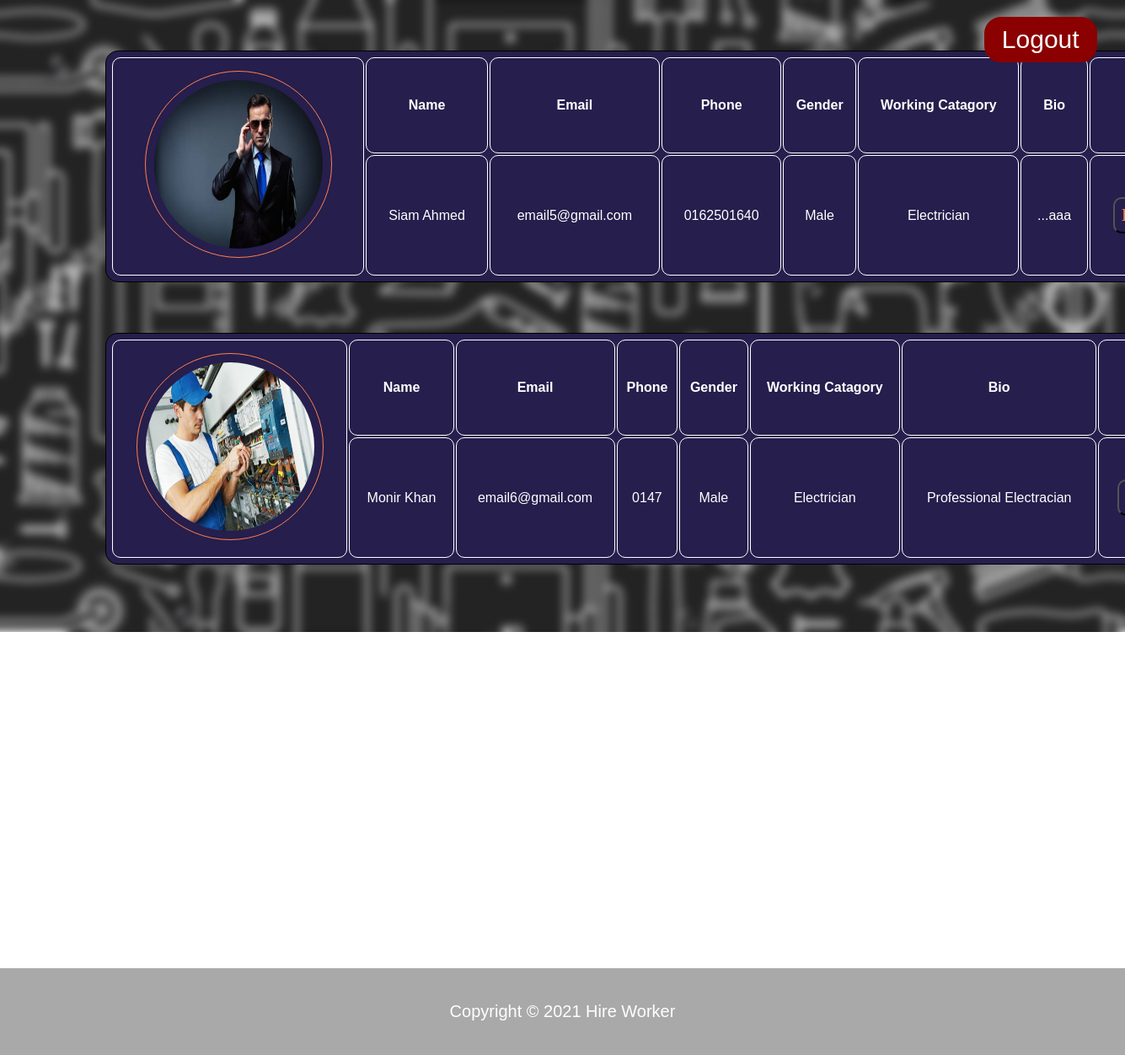
Page /pages/AfterLogin/CustomerInterface/electrician.php (signed in) on the committed database.
### tables this page shows
CREATE TABLE `worker` (
  `UserID` varchar(20) NOT NULL,
  `Password` varchar(100) NOT NULL,
  `First Name` varchar(25) NOT NULL,
  `Last Name` varchar(25) NOT NULL,
  `Email` varchar(30) NOT NULL,
  `Phone` varchar(25) NOT NULL,
  `Gender` varchar(20) NOT NULL,
  `WorkingCatagory` varchar(20) NOT NULL
);

CREATE TABLE `images` (
  `UserID` varchar(20) NOT NULL,
  `WorkingCatagory` varchar(20) NOT NULL,
  `image` varchar(200) NOT NULL,
  `text` text NOT NULL
);

### pages/AfterLogin/CustomerInterface/electrician.php (the view, shortened to what this page needs)
<?php
require_once'checkfunction.php';
require_once 'connection.php';
if (!$connection){
die('Connect Error:'. mysqli_connect_error());
}
else{
    if(isset($_SESSION['id'])){
    $sql="Select * from worker w, images e where w.UserID = e.UserID AND w.WorkingCatagory like '%Electrician%'" ;
    $result=mysqli_query($connection,$sql);
    }
}
?>
<!DOCTYPE html>
<html>
    <head>
        <head>
    <link rel="stylesheet" type="text/css" href="../../../css/Style.css">
</head>
    </head>
<body style="background: url(../../../images/Catback.jpg); background-repeat: no-repeat; background-size: 100%; background-attachment: fixed; " >
    <?php
        while($rows=mysqli_fetch_array($result))
        {
    ?>
         <table class="table">
        <tr>
            <th rowspan="2"><?php echo "<img src='../../Signups/{$rows['image']}' id= 'profilepic'/>" ?></td>
            <th> Name </th>
            <th> Email </th>
            <th> Phone </th>
            <th> Gender </th>
            <th> Working Catagory </th>
            <th> Bio</th>
            <th> Contact </th>
        </tr>
            <tr>
                <td><?php echo $rows['First Name'],' ',$rows['Last Name'] ?> </td>
                <td><?php echo $rows['Email']; ?></td>
                <td><?php echo $rows['Phone']; ?></td>
                <td ><?php echo $rows['Gender']; ?></td>
                <td><?php echo $rows['WorkingCatagory']; ?></td>
                <td><?php echo $rows['text']; ?></td>
                <td><a href="#popup1"><button class="buttoncontact">Hire Now</button></a></td>
            </tr>
           </table>
    <?php
    }
    ?>
<a href="../../Logins/logout.php"text-decoration: none" ><button class="buttoncat" type="logout">Logout</button></a><br>
    <footer id="catfooter" >
    <p>Copyright &copy; 2021 Hire Worker</p>
    </footer>
</body>
</html>

### css/Style.css (style rules this page uses)
body { color: black; font-family: courier; margin : 0; }
body { margin: 0; padding: 0; background: url("../../images/admin.png"); background-size: cover; background-repeat: no-repeat; background: rgba(0,0,0,0.7); font-family: sans-serif; }
#catfooter { background: darkgrey; color:white; position: relative; text-align: center; font-size: 20px; padding:20px; margin-top:34.5%; }
.table { position: relative; margin-top: 60px; top: 5%; left:125px; padding: 5px; text-align: center; background: rgb(38, 30, 76); color: white; border: 1px solid black; border-radius: 15px; width:100%; line-height:40px; }
.table th { text-align:center; padding: 5px; border: 1px solid white; border-radius: 10px; }
.table td { text-align:center; padding: 10px; border: 1px solid white; border-radius: 10px; }
#profilepic { height: 200px; width: 200px; border: 1px solid coral; padding: 10px; margin-top: 10px; border-radius: 50%; }
.buttoncontact { font-family: cursive; font-size: 20px; background: transparent; color:white; font-weight: bold; padding:8px; text-align: center; position: relative; color:coral; border-radius: 10px; transition: 0.8s; overflow: hidden; }
.buttoncat { position:fixed; top:20px; left:80%; padding:8px; width:10%; font-size:30px; background-color:darkred; color:white; border:2px darkred solid; margin-left: 100px; border-radius: 20px; font-family: sans-serif; cursor: pointer; transition: background-color 1s ease 0s; }

### rows in the picture
worker: images.image (picture), First Name "Siam", Last Name "Ahmed", Email "email5@gmail.com", Phone "0162501640", Gender "Male", images.WorkingCatagory "Electrician", images.text "...aaa"
worker: images.image (picture), First Name "Monir", Last Name "Khan", Email "email6@gmail.com", Phone "0147", Gender "Male", images.WorkingCatagory "Electrician", images.text "Professional Electracian"
